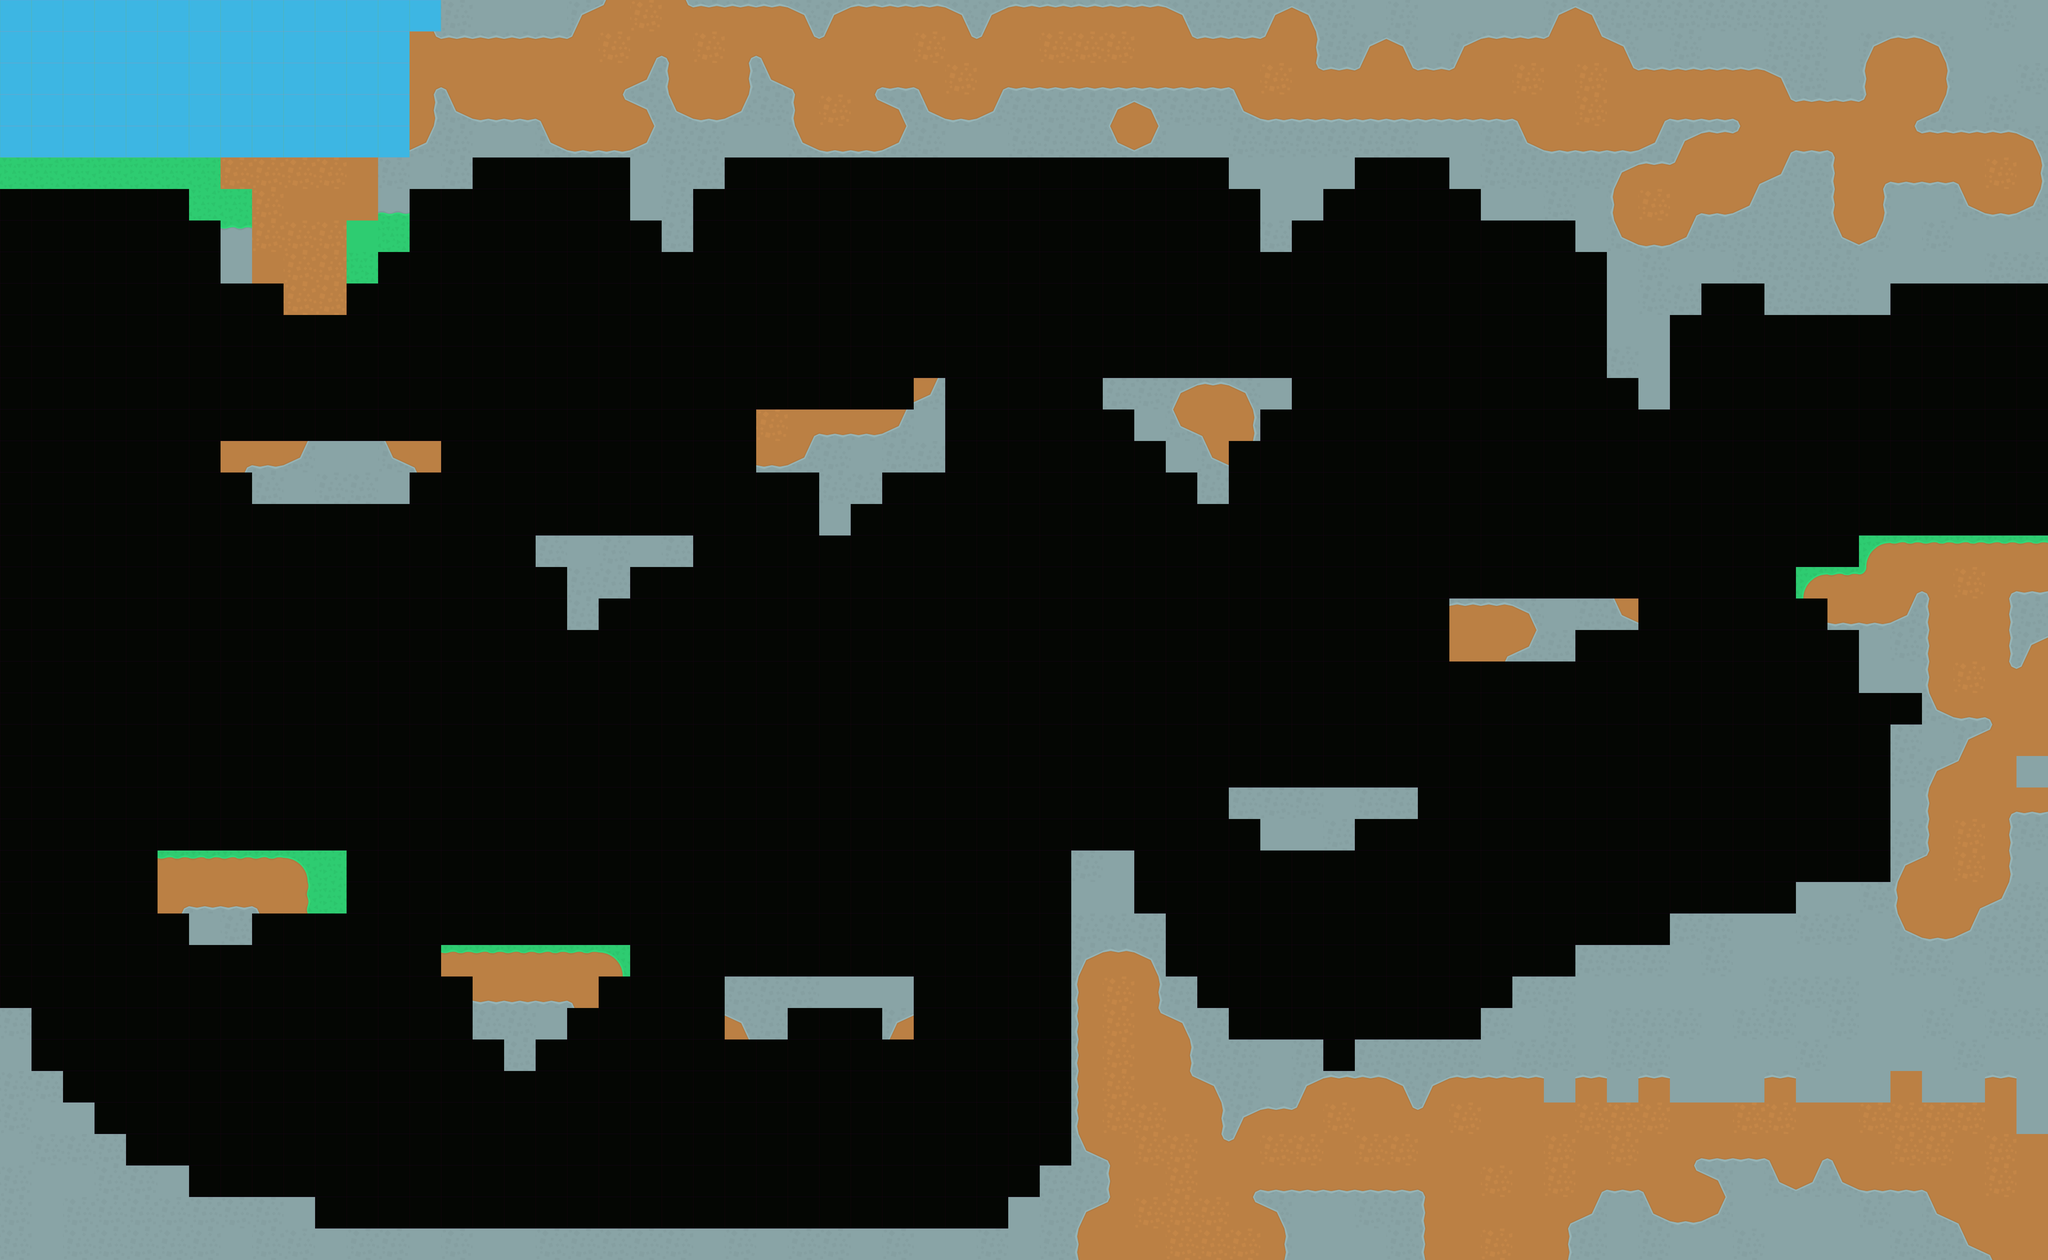

Tiled map render using the project's own tile images. Description and the map definition, with tile-layer contents summarised, below:
An orthogonal 65x40 tile map with 128x128 px tiles, 2 tile layers (BackGround, BlocksLayer), 4 tilesets and 47 objects (35x Spike, 9x Money, LevelEnd, Marker, MovingPlatform).

<map version="1.8" tiledversion="1.8.4" orientation="orthogonal" renderorder="right-down" width="65" height="40" tilewidth="128" tileheight="128" infinite="0" nextlayerid="5" nextobjectid="54">
 <tileset firstgid="1" source="tilesets/test_tileset.tsx" />
 <tileset firstgid="300" source="tilesets/gameObjs.tsx" />
 <tileset firstgid="311" source="tilesets/color_tileset.tsx" />
 <tileset firstgid="567" source="tilesets/random_colors_tileset.tsx" />
 <layer id="4" name="BackGround" width="65" height="40">
  <data>[2600 cells, 2600 non-empty, 5 distinct tile ids]</data>
 </layer>
 <layer id="1" name="BlocksLayer" width="65" height="40">
  <data>[2600 cells, 905 non-empty, 30 distinct tile ids]</data>
 </layer>
 <objectgroup id="3" name="GameObjects">
  <object id="2" name="LevelEnd" type="LevelEnd" gid="300" x="7863.67" y="2176" width="310" height="520" />
  <object id="3" name="Player" type="Marker" x="440" y="308">
   <point />
  </object>
  <object id="4" type="MovingPlatform" gid="304" x="142" y="2023" width="480" height="98">
   <properties>
    <property name="dist" type="int" value="10" />
    <property name="speed" type="int" value="6" />
    <property name="typ" value="vert" />
   </properties>
  </object>
  <object id="5" type="Spike" gid="308" x="2632" y="4991.76" width="293.333" height="399.758" />
  <object id="6" type="Spike" gid="308" x="3233.33" y="4996" width="142.667" height="118.667" />
  <object id="8" type="Spike" gid="306" x="2681.21" y="4591.36" width="207.273" height="231.212" />
  <object id="9" type="Spike" gid="308" x="1339.33" y="4980.32" width="293.333" height="399.758" />
  <object id="10" type="Spike" gid="306" x="1388.54" y="4579.92" width="207.273" height="231.212" />
  <object id="11" type="Spike" gid="308" x="241.333" y="4604.32" width="293.333" height="399.758" />
  <object id="12" type="Spike" gid="306" x="290.543" y="4203.92" width="207.273" height="231.212" />
  <object id="13" type="Spike" gid="308" x="777.333" y="4864.32" width="201.333" height="274.379" />
  <object id="14" type="Spike" gid="306" x="811.109" y="4589.5" width="142.265" height="158.695" />
  <object id="15" type="Spike" gid="308" x="1669.33" y="4984.32" width="141.333" height="192.61" />
  <object id="16" type="Spike" gid="306" x="1693.04" y="4791.4" width="99.8678" height="111.402" />
  <object id="17" type="Spike" gid="308" x="3737.33" y="4996.32" width="209.333" height="285.282" />
  <object id="18" type="Spike" gid="306" x="3772.45" y="4710.58" width="147.917" height="165.001" />
  <object id="19" type="Spike" gid="308" x="4098.61" y="4856.98" width="210.786" height="287.262" />
  <object id="20" type="Spike" gid="306" x="4133.97" y="4569.26" width="148.944" height="166.147" />
  <object id="21" type="Spike" gid="308" x="4858.24" y="4091.14" width="138.059" height="188.148" />
  <object id="22" type="Spike" gid="306" x="4881.4" y="3902.69" width="97.554" height="108.821" />
  <object id="23" type="Spike" gid="308" x="5786.25" y="4218.33" width="207.019" height="282.127" />
  <object id="24" type="Spike" gid="306" x="5820.98" y="3935.75" width="146.282" height="163.176" />
  <object id="27" type="Spike" gid="308" x="6146.85" y="3969.93" width="209.333" height="285.282" />
  <object id="28" type="Spike" gid="306" x="6181.97" y="3684.19" width="147.917" height="165.001" />
  <object id="29" type="Spike" gid="308" x="6855.33" y="3716.23" width="209.333" height="285.282" />
  <object id="30" type="Spike" gid="306" x="6890.45" y="3430.49" width="147.917" height="165.001" />
  <object id="33" type="Spike" gid="307" x="4416.5" y="918.97" width="82.5" height="114.125" />
  <object id="34" type="Spike" gid="309" x="4378" y="805.97" width="165" height="165" />
  <object id="35" type="Spike" gid="307" x="6084.61" y="1419.44" width="152.536" height="211.008" />
  <object id="36" type="Spike" gid="309" x="6013.43" y="1210.51" width="305.072" height="305.072" />
  <object id="37" type="Spike" gid="307" x="7282" y="1557.44" width="82.5" height="114.125" />
  <object id="38" type="Spike" gid="309" x="7243.5" y="1444.44" width="165" height="165" />
  <object id="39" type="Spike" gid="307" x="6985.85" y="1515.44" width="112.176" height="155.177" />
  <object id="40" type="Spike" gid="309" x="6933.5" y="1361.79" width="224.353" height="224.353" />
  <object id="41" type="Spike" gid="307" x="3222.53" y="1168.8" width="156.5" height="216.492" />
  <object id="42" type="Spike" gid="309" x="3149.5" y="954.438" width="313" height="313" />
  <object id="43" type="Spike" gid="307" x="2256.53" y="1158.93" width="156.5" height="216.492" />
  <object id="44" type="Spike" gid="309" x="2183.5" y="944.573" width="313" height="313" />
  <object id="45" name="Money" type="Money" gid="303" x="6901.58" y="2063.15" width="140" height="138" />
  <object id="46" name="Money" type="Money" gid="303" x="5346" y="2875" width="140" height="138" />
  <object id="47" name="Money" type="Money" gid="303" x="3982" y="3366.27" width="140" height="138" />
  <object id="48" name="Money" type="Money" gid="303" x="1706" y="3349" width="140" height="138" />
  <object id="49" name="Money" type="Money" gid="303" x="2996" y="3505" width="140" height="138" />
  <object id="50" name="Money" type="Money" gid="303" x="2523.52" y="1202.39" width="140" height="138" />
  <object id="51" name="Money" type="Money" gid="303" x="1166.36" y="964.333" width="140" height="138" />
  <object id="52" name="Money" type="Money" gid="303" x="1311.82" y="1534.03" width="140" height="138" />
  <object id="53" name="Money" type="Money" gid="303" x="4048.18" y="1243.12" width="140" height="138" />
 </objectgroup>
</map>
